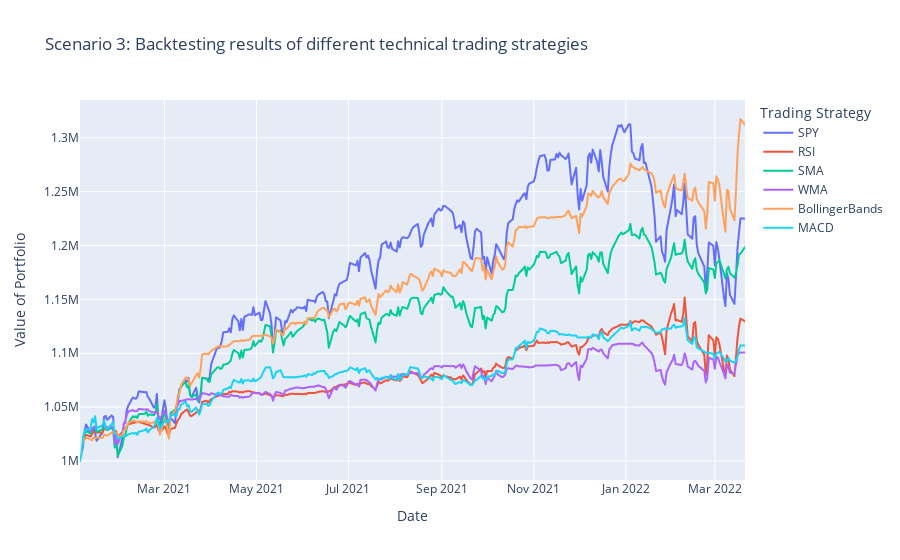

The notebook cell this image was saved under:
### Code cell
# Visualizing backtesting results

fig_3 = px.line(scenario_3, x='Date', y=['SPY', 'RSI', 'SMA', 'WMA', 'BollingerBands', 'MACD'], 
    title='Scenario 3: Backtesting results of different technical trading strategies', 
    labels={"variable": "Trading Strategy", "value": "Value of Portfolio"})
fig_3.show()

### Figure 1 — Plotly figure (JSON) as saved in the notebook; plotly's stock layout.template omitted (floating-point values rounded to 4 significant figures; data arrays with more than 128 entries replaced by an {"elided": "..."} marker saying what was removed)
{"data": [{"hovertemplate": "Trading Strategy=SPY<br>Date=%{x}<br>Value of Portfolio=%{y}<extra></extra>", "legendgroup": "SPY", "line": {"color": "#636efa", "dash": "solid"}, "marker": {"symbol": "circle"}, "mode": "lines", "name": "SPY", "showlegend": true, "type": "scattergl", "x": {"elided": "306 str values"}, "xaxis": "x", "y": {"elided": "306 float values"}, "yaxis": "y"}, {"hovertemplate": "Trading Strategy=RSI<br>Date=%{x}<br>Value of Portfolio=%{y}<extra></extra>", "legendgroup": "RSI", "line": {"color": "#EF553B", "dash": "solid"}, "marker": {"symbol": "circle"}, "mode": "lines", "name": "RSI", "showlegend": true, "type": "scattergl", "x": {"elided": "306 str values"}, "xaxis": "x", "y": {"elided": "306 float values"}, "yaxis": "y"}, {"hovertemplate": "Trading Strategy=SMA<br>Date=%{x}<br>Value of Portfolio=%{y}<extra></extra>", "legendgroup": "SMA", "line": {"color": "#00cc96", "dash": "solid"}, "marker": {"symbol": "circle"}, "mode": "lines", "name": "SMA", "showlegend": true, "type": "scattergl", "x": {"elided": "306 str values"}, "xaxis": "x", "y": {"elided": "306 float values"}, "yaxis": "y"}, {"hovertemplate": "Trading Strategy=WMA<br>Date=%{x}<br>Value of Portfolio=%{y}<extra></extra>", "legendgroup": "WMA", "line": {"color": "#ab63fa", "dash": "solid"}, "marker": {"symbol": "circle"}, "mode": "lines", "name": "WMA", "showlegend": true, "type": "scattergl", "x": {"elided": "306 str values"}, "xaxis": "x", "y": {"elided": "306 float values"}, "yaxis": "y"}, {"hovertemplate": "Trading Strategy=BollingerBands<br>Date=%{x}<br>Value of Portfolio=%{y}<extra></extra>", "legendgroup": "BollingerBands", "line": {"color": "#FFA15A", "dash": "solid"}, "marker": {"symbol": "circle"}, "mode": "lines", "name": "BollingerBands", "showlegend": true, "type": "scattergl", "x": {"elided": "306 str values"}, "xaxis": "x", "y": {"elided": "306 float values"}, "yaxis": "y"}, {"hovertemplate": "Trading Strategy=MACD<br>Date=%{x}<br>Value of Portfolio=%{y}<extra></extra>", "legendgroup": "MACD", "line": {"color": "#19d3f3", "dash": "solid"}, "marker": {"symbol": "circle"}, "mode": "lines", "name": "MACD", "showlegend": true, "type": "scattergl", "x": {"elided": "306 str values"}, "xaxis": "x", "y": {"elided": "306 float values"}, "yaxis": "y"}], "layout": {"legend": {"title": {"text": "Trading Strategy"}, "tracegroupgap": 0}, "title": {"text": "Scenario 3: Backtesting results of different technical trading strategies"}, "xaxis": {"anchor": "y", "domain": [0, 1], "title": {"text": "Date"}}, "yaxis": {"anchor": "x", "domain": [0, 1], "title": {"text": "Value of Portfolio"}}}}
